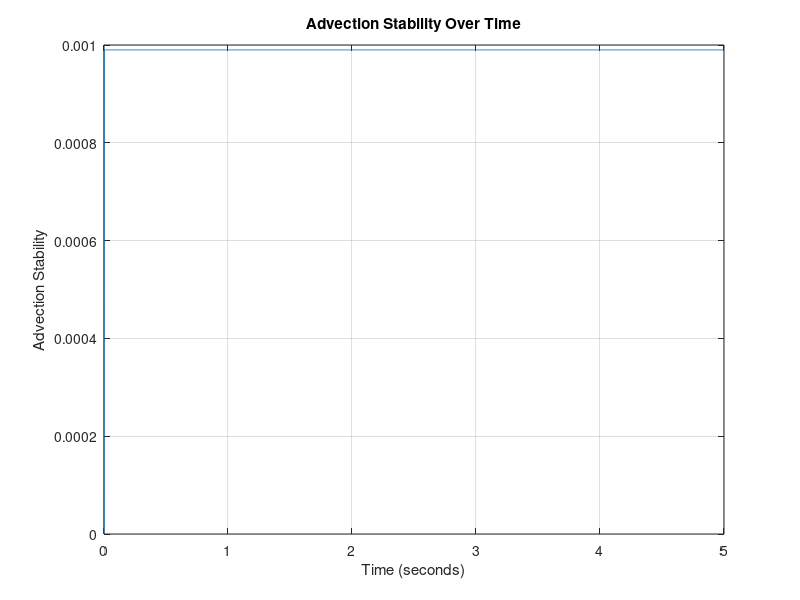
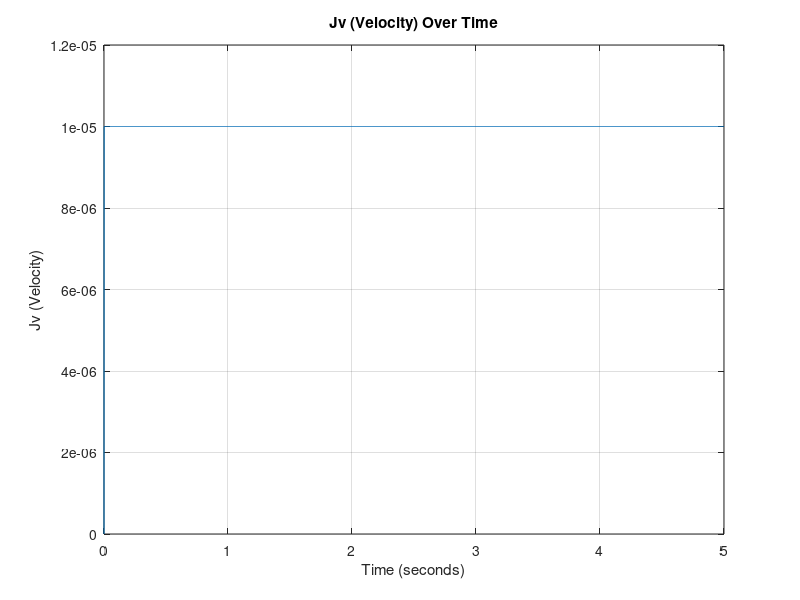
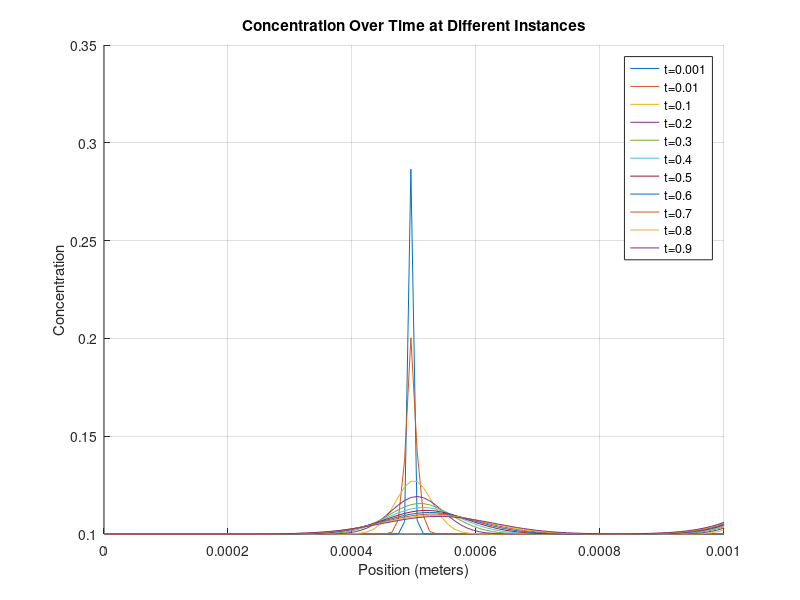
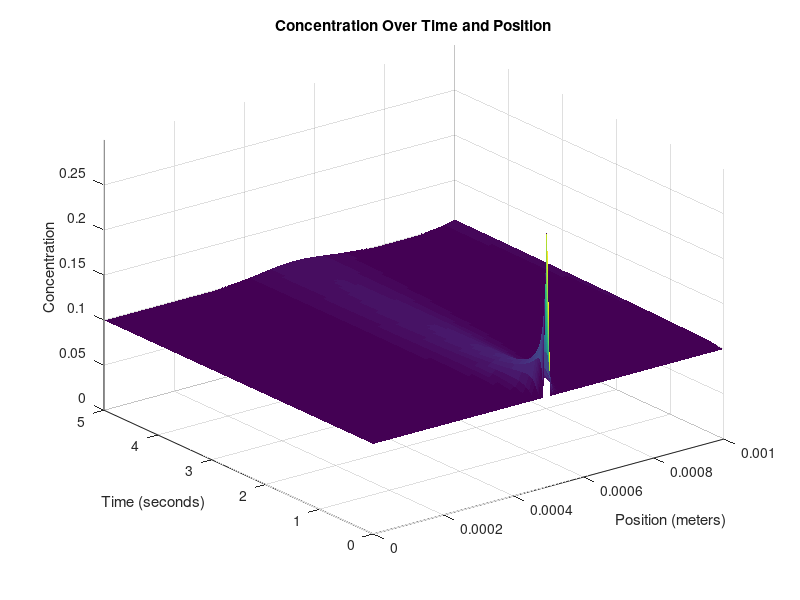

Write MATLAB code to recreate these figures, in order.
%__Gruppe 3-Simulering-3.Sem__
clear
close all
clc
%% Inital Parameters 
domain_length = 0.001;   % Domain length (meters)
domain_steps = 100;    % Number of spatial domain_steps points
dx = domain_length / (domain_steps - 1);

time_length = 5;      % Time length (seconds)
time_steps = 5000;       % Number of time steps
dt = time_length / time_steps;

% DEFINED VARIABLES
D = 0.846*10^-9; % Diffusivity coefficient H2PO4 in water
feed_conc = 0.1; % Constant solute concentration at the first cell 0.1 molar [H2PO4]
TMP=10; %TMP: Transmembrane Pressure [bar]
kb= 0; % Fouling Constant
kw= 3.044001*10^-4; % Initial water permiability L m^-2 bar^-1 s^-1 
rejection_rate = 0.1; % Rejection of the membrane (σ) [procentage]


% PHYSICAL CONSTANTS
R= 8.31415; % Gasconstant []
T= 273.15+20; %Temperature [K]
F= 96.485; %Faraday[C/mol]

% Anonymous functions
Lv = @(time) kw*exp(-kb*time); %Water Permiability for all cells

% Percipitation array
%P = zeros(domain_length,);

% Create a grid for space and time
x = linspace(0, domain_length, domain_steps);
t = linspace(0, time_length, time_steps);

% Initialize the concentration array AND Initial condition (1D)
C = zeros(domain_steps, time_steps)+0.1; % 0.1 molar [H2PO4]
C(domain_steps/2,1)=0.3;

%Diffusive Stability
DS = D*dx/dt;
fprintf('\n Diffusivity Stability = %f', DS);
if DS>0.5 
   fprintf(2,'\n ERROR: Stabilitetsfejl');
else
    fprintf('\n Stable Diffusion Model !!');
end


%% Time-stepping loop
for j = 2:time_steps
    for i = 1:domain_steps
        Jv = 0.00001; %(Lv(j)*(TMP-(1*R*T*(C(domain_steps-1, j-1)-C(domain_steps, j-1)))));  % Volume flux = Jv ,  in terms of osmotic pressure (TMP, R, T, delta_C) and Lv. [m/s]
                        %PROBLEM!!!!!!!!!!!!!!!!!!!!!!!!!!!!!!!!!!!!!!!!
        % Calculate the second derivative in x direction
        if i == 1 %__First Cell__
             C(1,:) = feed_conc; % Fill the first cell with inflow concentration
            % No left neighbor at the first cell
            d2Cdx2 = D * (C(2, j-1) -  C(1, j-1)) / dx^2;
             % Apply advection and inflow at the first cell
            dCdt_advection = -Jv * C(i, j-1) / dx;
        elseif i == domain_steps %__Membrane Cell___
            % No right neighbor at the last cell and MEMBRANE
            d2Cdx2 = (D * (C(domain_steps - 1, j-1) - C(domain_steps, j-1)) / dx^2) + C(i,j-1)*(rejection_rate)*Jv/(dx);
        else    %__Normal Cells__
            % Calculate the second derivative normally
            d2Cdx2 = D * (C(i + 1, j-1) - 2 * C(i, j-1) + C(i - 1, j-1)) / dx^2;
            % Apply advection term
            dCdt_advection = -Jv * (C(i, j-1) - C(i-1, j-1)) / dx;
        end
        % Apply the diffusion-advection-(electromigration) equation
        C(i, j) = C(i, j-1) + dt * (d2Cdx2 + dCdt_advection);
        Jv_values(j) = Jv;
        AS(j) = Jv * dt/dx;
    end
end

%% 2D Plots

% Plot Advection Stability (DS) values over time

figure;
plot(t, AS);
xlabel('Time (seconds)');
ylabel('Advection Stability');
title('Advection Stability Over Time');
grid on;

% Plot Jv values over time
figure;
plot(t, Jv_values);
xlabel('Time (seconds)');
ylabel('Jv (Velocity)');
title('Jv (Velocity) Over Time');
grid on;

% Define fractions of time steps you want to visualize
time_fraction = [0.001, 0.01, 0.1, 0.2, 0.3, 0.4, 0.5, 0.6, 0.7, 0.8, 0.9];  % For example, 0.1 corresponds to 10% of time steps

% Calculate the corresponding time indices
time_instances = round(time_fraction * time_steps);

% Create a figure for the first plot
figure;
hold on;

% Plot concentration at specific time instances
for i = 1:length(time_instances)
    time_index = time_instances(i);
    plot(x, C(:, time_index));
end

xlabel('Position (meters)');
ylabel('Concentration');
title('Concentration Over Time at Different Instances');

% Add a legend for clarity
legend(arrayfun(@(f) ['t=', num2str(f)], time_fraction, 'UniformOutput', false));

grid on;
hold off;


%% 3D Plot

% Create a 3D surface plot to visualize concentration over time and position
[T, X] = meshgrid(t, x);
figure;
h = surf(X, T, C); % Transpose removed here
xlabel('Position (meters)');
ylabel('Time (seconds)');
zlabel('Concentration');
title('Concentration Over Time and Position');

% Set axis limits to start at the origin
xlim([0, domain_length]);
ylim([0, time_length]);
zlim([0, max(C(:))]); % Assuming max(C(:)) is the maximum concentration in your data

set(h,'LineStyle','none')
%colormap(jet)
